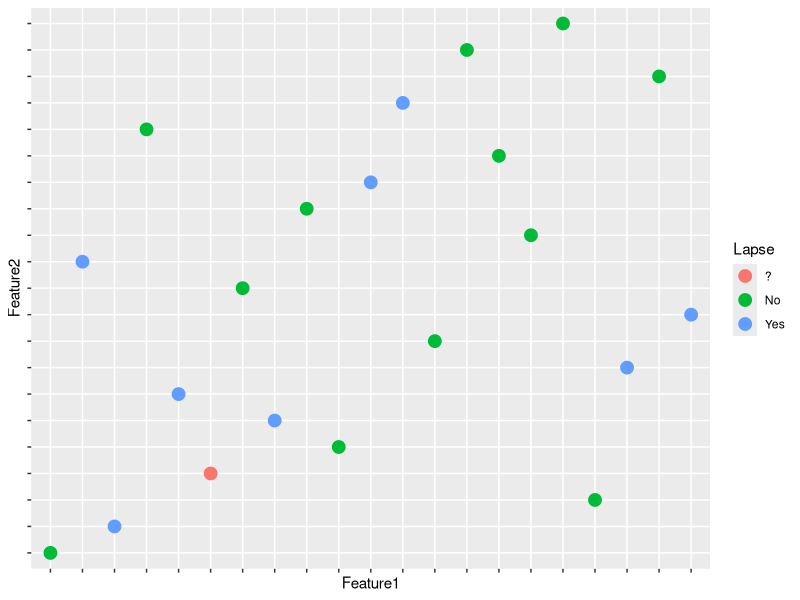
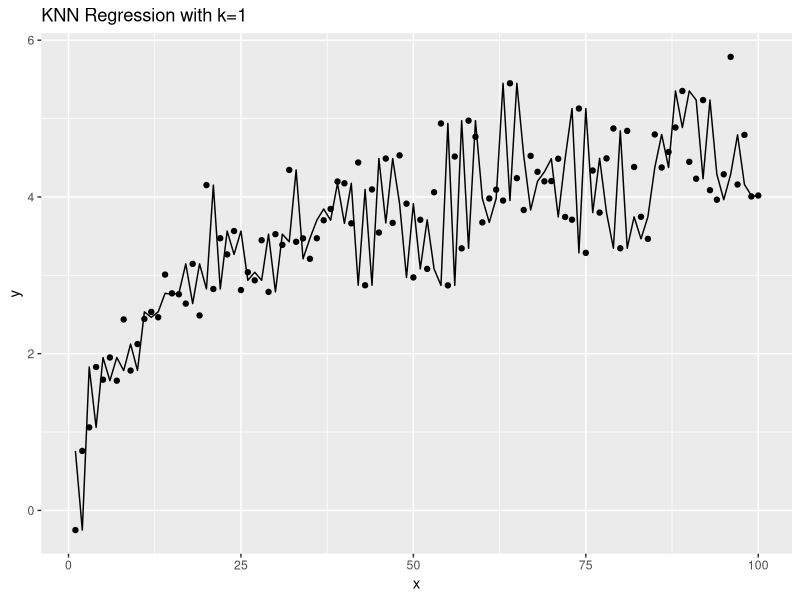
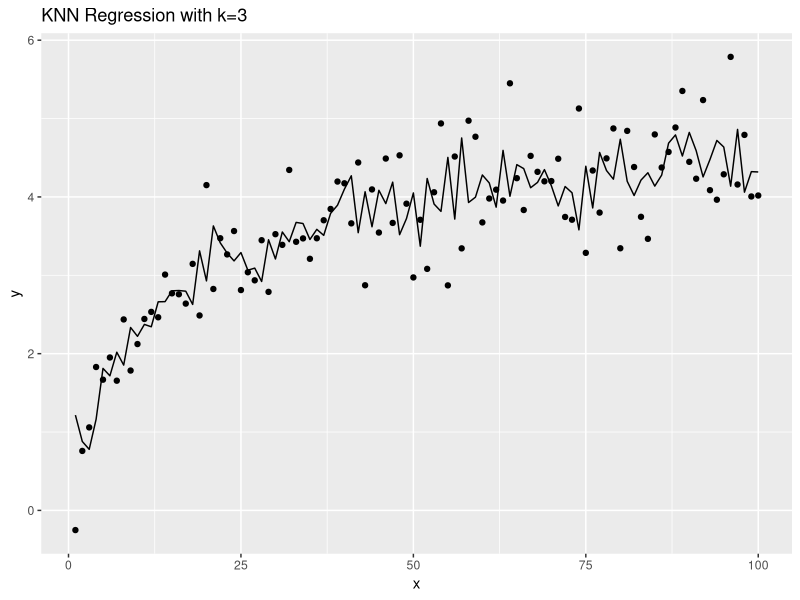
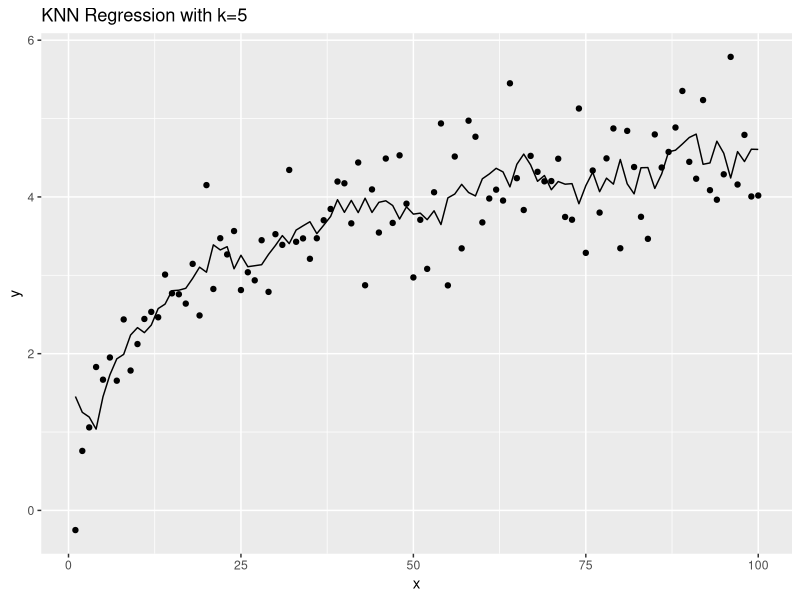
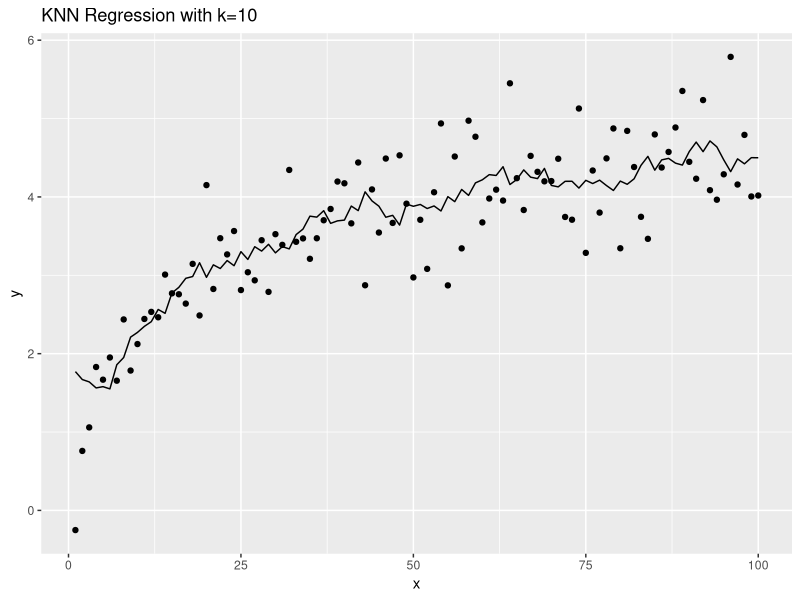
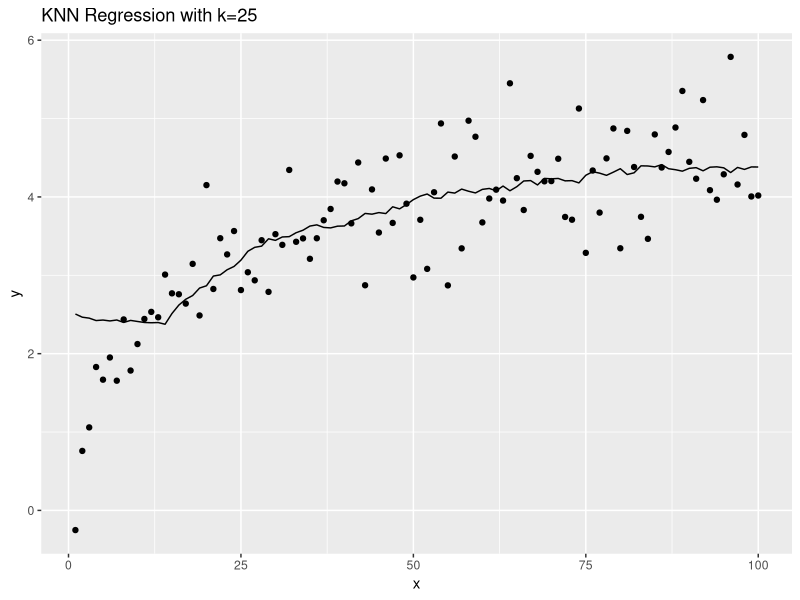
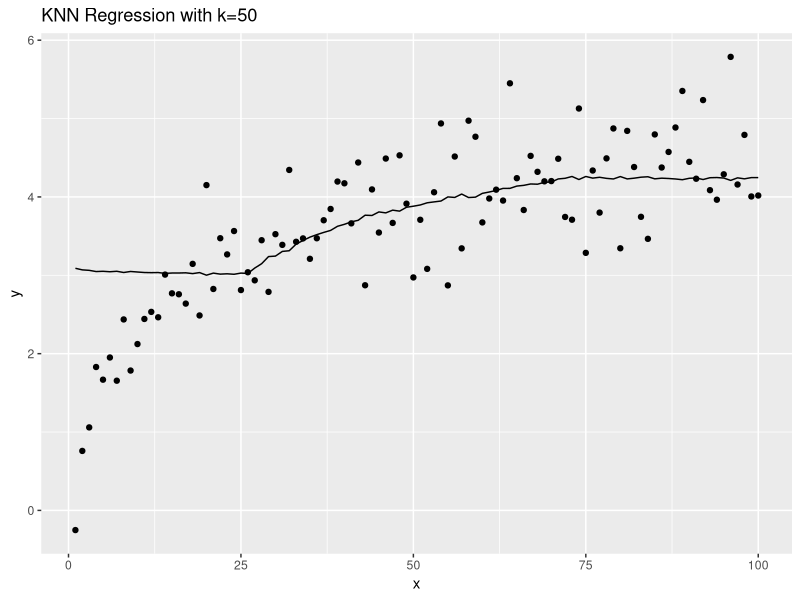

The R source for these figures, in order:
## ---- chunk 1
#CHUNK 1
library(ggplot2)
set.seed(700)
df <- data.frame(Feature1 = runif(20), Feature2 = runif(20), Lapse = sample(c("Yes","No"),size = 20, replace = TRUE, prob = c(0.3,0.7)))
df$Lapse <- as.character(df$Lapse)
df1 <- rbind(df,c(0.2,0.2,"?"))

ggplot(data = df1, aes(x = Feature1, y = Feature2, color = Lapse)) + geom_point(size = 4) + theme(axis.text = element_blank())
## ---- chunk 2
#CHUNK 2
# Example showing variance vs bias for KNN regression

library(FNN)

# Set up the sample data
set.seed(100)
x <- c(1:100)
df <- data.frame(x = x, y = log(x) + rnorm(100, 0, 0.5))

# Look at a series of KNN regressions using different values of k
df$k1 <- knn.reg(df$x, y = df$y, k = 1)$pred
df$k3 <- knn.reg(df$x, y = df$y, k = 3)$pred
df$k5 <- knn.reg(df$x, y = df$y, k = 5)$pred
df$k10 <- knn.reg(df$x, y = df$y, k = 10)$pred
df$k25 <- knn.reg(df$x, y = df$y, k = 25)$pred
df$k50 <- knn.reg(df$x, y = df$y, k = 50)$pred

ggplot(data = df, aes(x = x)) + geom_point(aes(y = y)) + geom_line(aes(y=k1)) +ggtitle("KNN Regression with k=1")
ggplot(data = df, aes(x = x)) + geom_point(aes(y = y)) + geom_line(aes(y=k3)) +ggtitle("KNN Regression with k=3")
ggplot(data = df, aes(x = x)) + geom_point(aes(y = y)) + geom_line(aes(y=k5)) +ggtitle("KNN Regression with k=5")
ggplot(data = df, aes(x = x)) + geom_point(aes(y = y)) + geom_line(aes(y=k10)) +ggtitle("KNN Regression with k=10")
ggplot(data = df, aes(x = x)) + geom_point(aes(y = y)) + geom_line(aes(y=k25)) +ggtitle("KNN Regression with k=25")
ggplot(data = df, aes(x = x)) + geom_point(aes(y = y)) + geom_line(aes(y=k50)) +ggtitle("KNN Regression with k=50")
